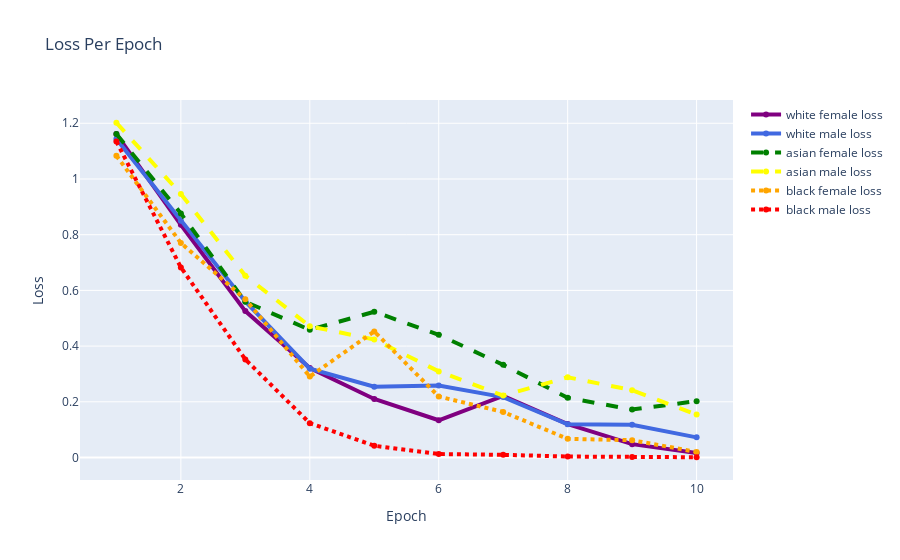
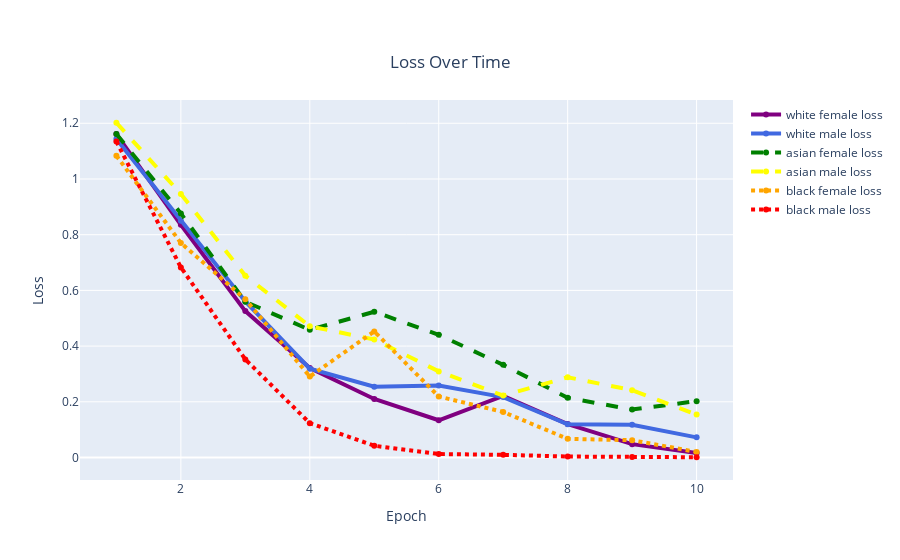

The notebook cell saved with these charts, in order:
### Code cell
#Create plot for LOSS OVER TIME: final model run with using epoch of 10
# Define X and Y variable data
epoch = [1,2,3,4,5,6,7,8,9,10]
wfloss = [1.1611,0.8355,0.5256,0.3211, 0.2101, 0.1337, 0.2208, 0.1199, 0.0479, 0.0159]
wmloss = [1.1434,0.8504,0.5604,0.3190, 0.2542, 0.2588, 0.2168, 0.1191, 0.1176, 0.0724]
afloss = [1.1614,0.8763,0.5593,0.4584, 0.5233, 0.4407, 0.3326, 0.2142, 0.1722, 0.2024]
amloss = [1.2019,0.9463,0.6527,0.4713, 0.4237, 0.3092, 0.2223, 0.2881, 0.2418, 0.1543]
bfloss = [1.0835,0.7704,0.5681,0.2907, 0.4527, 0.2189, 0.1636, 0.0670, 0.0621, 0.0199]
bmloss = [1.1348,0.6826,0.3523,0.1233, 0.0423, 0.0124, 0.0096, 0.0034,0.0022 , 0.0009]


#####
fig = go.Figure()
# Create and style traces
fig.add_trace(go.Scatter(x=epoch, y=wfloss, name='white female group',
                         line=dict(color='purple', width=4)))
fig.add_trace(go.Scatter(x=epoch, y=wmloss, name = 'white male group',
                         line=dict(color='royalblue', width=4)))
fig.add_trace(go.Scatter(x=epoch, y=afloss, name='asian female group',
                         line=dict(color='green', width=4,
                              dash='dash') # dash options include 'dash', 'dot', and 'dashdot'
))
fig.add_trace(go.Scatter(x=epoch, y=amloss, name='asian male group',
                         line = dict(color='yellow', width=4, dash='dash')))
fig.add_trace(go.Scatter(x=epoch, y=bfloss, name='black female group',
                         line = dict(color='orange', width=4, dash='dot')))
fig.add_trace(go.Scatter(x=epoch, y=bmloss, name='black male group',
                         line=dict(color='red', width=4, dash='dot')))

# Edit the layout
fig.update_layout(title='Loss Per Epoch',
                   xaxis_title='Epoch',
                   yaxis_title='Loss')
fig.show()

fig.update_layout(
    title={
        'text':'Loss Per Epoch',
        'y':0.9,
        'x':0.5,
        'xanchor':'center',
        'yanchor':'top'
    })

### Figure 1 — Plotly figure (JSON) as saved in the notebook; plotly's stock layout.template omitted (floating-point values rounded to 4 significant figures)
{"data": [{"line": {"color": "purple", "width": 4}, "name": "white female loss", "type": "scatter", "x": [1, 2, 3, 4, 5, 6, 7, 8, 9, 10], "y": [1.161, 0.8355, 0.5256, 0.3211, 0.2101, 0.1337, 0.2208, 0.1199, 0.0479, 0.0159]}, {"line": {"color": "royalblue", "width": 4}, "name": "white male loss", "type": "scatter", "x": [1, 2, 3, 4, 5, 6, 7, 8, 9, 10], "y": [1.143, 0.8504, 0.5604, 0.319, 0.2542, 0.2588, 0.2168, 0.1191, 0.1176, 0.0724]}, {"line": {"color": "green", "dash": "dash", "width": 4}, "name": "asian female loss", "type": "scatter", "x": [1, 2, 3, 4, 5, 6, 7, 8, 9, 10], "y": [1.161, 0.8763, 0.5593, 0.4584, 0.5233, 0.4407, 0.3326, 0.2142, 0.1722, 0.2024]}, {"line": {"color": "yellow", "dash": "dash", "width": 4}, "name": "asian male loss", "type": "scatter", "x": [1, 2, 3, 4, 5, 6, 7, 8, 9, 10], "y": [1.202, 0.9463, 0.6527, 0.4713, 0.4237, 0.3092, 0.2223, 0.2881, 0.2418, 0.1543]}, {"line": {"color": "orange", "dash": "dot", "width": 4}, "name": "black female loss", "type": "scatter", "x": [1, 2, 3, 4, 5, 6, 7, 8, 9, 10], "y": [1.083, 0.7704, 0.5681, 0.2907, 0.4527, 0.2189, 0.1636, 0.067, 0.0621, 0.0199]}, {"line": {"color": "red", "dash": "dot", "width": 4}, "name": "black male loss", "type": "scatter", "x": [1, 2, 3, 4, 5, 6, 7, 8, 9, 10], "y": [1.135, 0.6826, 0.3523, 0.1233, 0.0423, 0.0124, 0.0096, 0.0034, 0.0022, 0.0009]}], "layout": {"title": {"text": "Loss Per Epoch"}, "xaxis": {"title": {"text": "Epoch"}}, "yaxis": {"title": {"text": "Loss"}}}}

### Figure 2 — Plotly figure (JSON) as saved in the notebook; plotly's stock layout.template omitted (floating-point values rounded to 4 significant figures)
{"data": [{"line": {"color": "purple", "width": 4}, "name": "white female loss", "type": "scatter", "x": [1, 2, 3, 4, 5, 6, 7, 8, 9, 10], "y": [1.161, 0.8355, 0.5256, 0.3211, 0.2101, 0.1337, 0.2208, 0.1199, 0.0479, 0.0159]}, {"line": {"color": "royalblue", "width": 4}, "name": "white male loss", "type": "scatter", "x": [1, 2, 3, 4, 5, 6, 7, 8, 9, 10], "y": [1.143, 0.8504, 0.5604, 0.319, 0.2542, 0.2588, 0.2168, 0.1191, 0.1176, 0.0724]}, {"line": {"color": "green", "dash": "dash", "width": 4}, "name": "asian female loss", "type": "scatter", "x": [1, 2, 3, 4, 5, 6, 7, 8, 9, 10], "y": [1.161, 0.8763, 0.5593, 0.4584, 0.5233, 0.4407, 0.3326, 0.2142, 0.1722, 0.2024]}, {"line": {"color": "yellow", "dash": "dash", "width": 4}, "name": "asian male loss", "type": "scatter", "x": [1, 2, 3, 4, 5, 6, 7, 8, 9, 10], "y": [1.202, 0.9463, 0.6527, 0.4713, 0.4237, 0.3092, 0.2223, 0.2881, 0.2418, 0.1543]}, {"line": {"color": "orange", "dash": "dot", "width": 4}, "name": "black female loss", "type": "scatter", "x": [1, 2, 3, 4, 5, 6, 7, 8, 9, 10], "y": [1.083, 0.7704, 0.5681, 0.2907, 0.4527, 0.2189, 0.1636, 0.067, 0.0621, 0.0199]}, {"line": {"color": "red", "dash": "dot", "width": 4}, "name": "black male loss", "type": "scatter", "x": [1, 2, 3, 4, 5, 6, 7, 8, 9, 10], "y": [1.135, 0.6826, 0.3523, 0.1233, 0.0423, 0.0124, 0.0096, 0.0034, 0.0022, 0.0009]}], "layout": {"title": {"text": "Loss Over Time", "x": 0.5, "xanchor": "center", "y": 0.9, "yanchor": "top"}, "xaxis": {"title": {"text": "Epoch"}}, "yaxis": {"title": {"text": "Loss"}}}}
